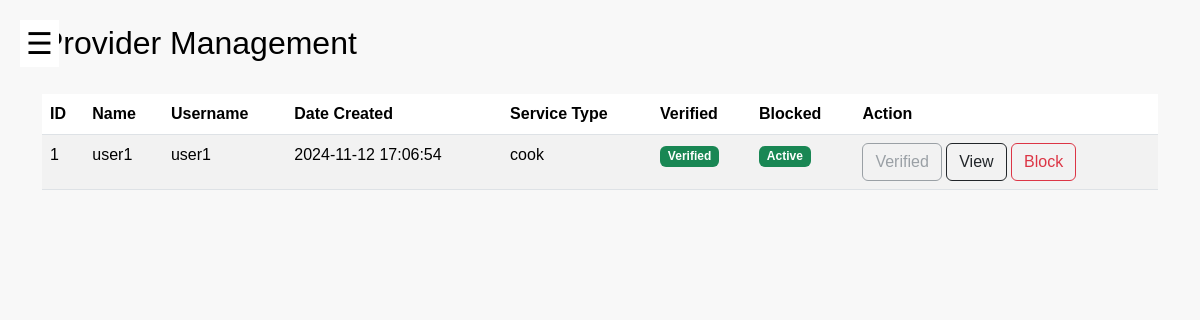
/provider_admin, run on the app's committed database.
### models.py (models this page shows, shortened)
class CheckPassword:
    def check_password(self, password):
        return bcrypt.checkpw(password.encode('utf-8'), self.password.encode('utf-8'))

class Provider(db.Model, CheckPassword):
    id = db.Column(db.Integer, primary_key=True)
    name = db.Column(db.String(100), nullable=False)
    username = db.Column(db.String(100), unique=True)
    password = db.Column(db.String(100))
    date_created = db.Column(db.DateTime, default=func.current_timestamp())
    description = db.Column(db.String(512), nullable=False)
    service_type = db.Column(db.String(32), nullable=False)
    verified = db.Column(db.Boolean, default=False)
    document_filename = db.Column(db.String(200), nullable=True)
    blocked = db.Column(db.Boolean, default=False)

### app.py (the view)
@app.route('/provider_admin')
def provider_admin():
    providers = Provider.query.all()
    return render_template('provider_admin.html', providers=providers, active_page='providers')

### templates/provider_admin.html (shortened to what this page needs)
{% extends 'layout.html' %}
{% block more_css %}
<link rel="stylesheet" href="{{ url_for('static', filename='css/customer_dashboard.css') }}">
{% endblock %}
{% block content %}
<button class="open-btn" onclick="toggleNavbar()">☰</button>
<div class="container">
     <br>
    <h2>Provider Management</h2>
    <br>
    <table class="table table-striped">
      <thead>
        <tr>
          <th>ID</th>
          <th>Name</th>
          <th>Username</th>
          <th>Date Created</th>
          <th>Service Type</th>
          <th>Verified</th>
          <th>Blocked</th>
          <th>Action</th>
        </tr>
      </thead>
      <tbody>
        {% for provider in providers %}
        <tr>
          <td>{{ provider.id }}</td>
          <td>{{ provider.name }}</td>
          <td>{{ provider.username }}</td>
          <td>{{ provider.date_created }}</td>
          <td>{{ provider.service_type }}</td>
          <td>
            {% if provider.verified %}
                <span class="badge bg-success">Verified</span>
            {% else %}
                <span class="badge bg-warning">Not Verified</span>
            {% endif %}
          </td>
          <td>
            {% if provider.blocked %}
                <span class="badge bg-danger">Blocked</span>
            {% else %}
                <span class="badge bg-success">Active</span>
            {% endif %}
          </td>
          <td>
            {% if not provider.verified %}
                <form action="{{ url_for('admin_verify_provider', provider_id=provider.id) }}" method="POST" style="display:inline;">
                    <button type="submit" class="btn btn-outline-success">Verify</button>
                </form>
            {% else %}
                <button class="btn btn-outline-secondary" disabled>Verified</button>
            {% endif %}
            <a href="{{ url_for('view_provider', provider_id=provider.id) }}" class="btn btn-outline-dark">View</a>
            {% if provider.blocked %}
                <form action="{{ url_for('unblock_provider', provider_id=provider.id) }}" method="POST" style="display:inline;">
                    <button type="submit" class="btn btn-outline-success">Unblock</button>
                </form>
            {% else %}
                <form action="{{ url_for('block_provider', provider_id=provider.id) }}" method="POST" style="display:inline;">
                    <button type="submit" class="btn btn-outline-danger">Block</button>
                </form>
            {% endif %}
          </td>
        </tr>
        {% endfor %}
      </tbody>
    </table>
  </div>
{% endblock %}

### static/css/customer_dashboard.css (style rules this page uses)
body { font-family: Arial, sans-serif; margin: 0; padding: 0; background-color: #f8f8f8; color: black; }
.open-btn { font-size: 30px; cursor: pointer; position: fixed; top: 20px; left: 20px; background-color: white; border: none; }

### data on the page
Provider: id "1", name "user1", username "user1", date_created "2024-11-12 17:06:54", service_type "cook", verified "Verified", blocked "Active"
